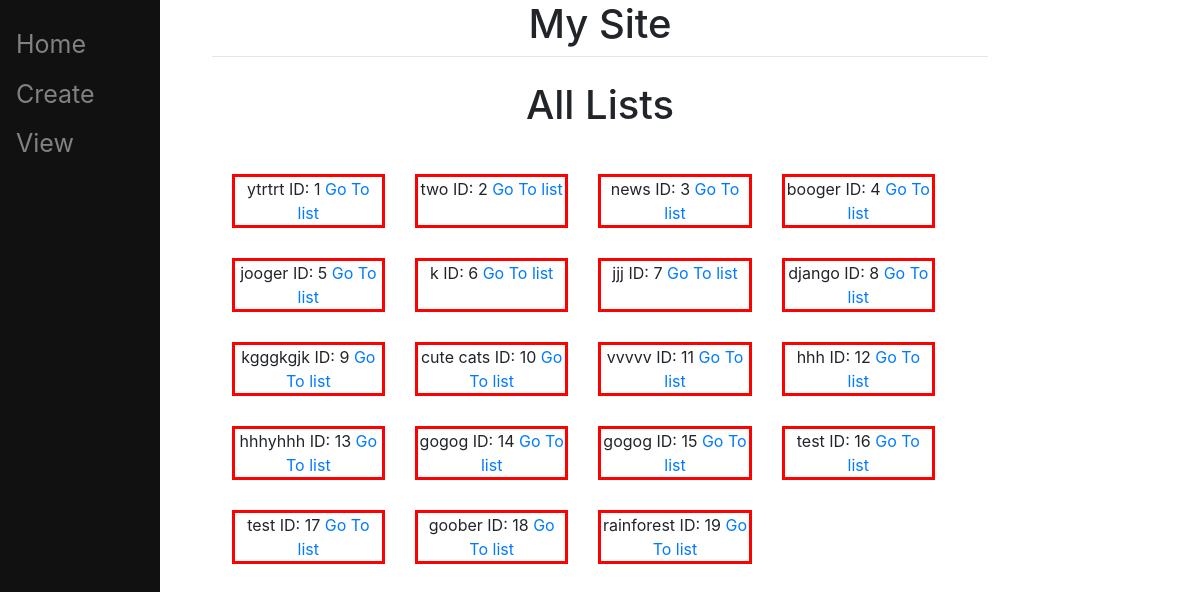
The app's page /, older data.
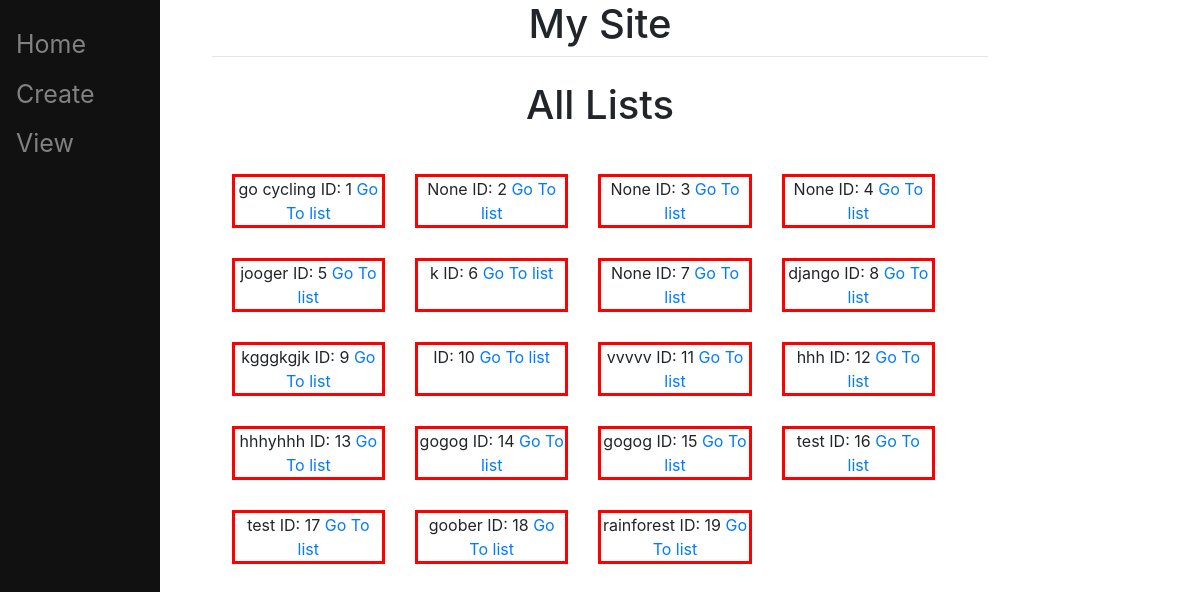
The same page, newer data.
### main/models.py (models this page shows, shortened)
class ToDoList(models.Model):
    name= models.CharField(max_length=200, null=True, blank=True)
    image= models.ImageField(null=True,blank=True, upload_to="images/")

### main/views.py (the view)
# urls.py: path("", views.home, name="home"),
def home(response):
     ls=ToDoList.objects.all()
     return render(response, "main/home.html",{"ls":ls})

### main/templates/main/home.html (shortened to what this page needs)
{% extends 'main/base.html'  %}
{%block content%}
<h1 class ="main"> All Lists </h1>
<div class = "container">
{% for item in ls %}
<div class="item">{{item.name}} ID: {{item.id}} <a href=http://127.0.0.1:8000/{{item.id}}> Go To list </a></div>
{% endfor %}
</div>
{% endblock%}

### main/templates/main/base.html (shortened to what this page needs)
<!doctype html>
<html>
<head>
   <link rel="stylesheet" href="https://stackpath.bootstrapcdn.com/bootstrap/4.5.0/css/bootstrap.min.css">
  </head>
 <body>
 <div class="sidenav">
  <a href="/home">Home</a>
  <a href="/create">Create</a>
  <a href="/view">View</a>
  </div>
  <div id ="content", name ="content", class="main">
  <div class = "row justify-content-center">
   <div class = "col-8">
    <h1 class= "text-center"> My Site</h1>
	<hr class="mt-0 mb-4">
	  {%block content%}
	  {% endblock %}
  </div>
  </div>
 </body>
 </html>

### main/templates/main/base.html (style rules this page uses)
.sidenav { height:100%; width:160px; position:fixed; z-index:1; top:0; left:0; background-color:#111; overflow-x:hidden; padding-top:20px; }
.sidenav a { padding:6px 8px 6px 16px; text-decoration:none; font-size:25px; color: #818181; display:block; }
.main { margin-left:160px; padding:0px 10px; }

### main/templates/main/home.html (style rules this page uses)
.item { width: 100% }
.container { display: flex; flex-wrap: wrap; padding:5px; }
.container>div { flex: 0 20%; border: red solid; box-sizing:border-box; margin:15px; }
.main { text-align: center; margin: 0px auto; display: block; padding-bottom: 25px; }

Row changes from the older to the newer data that the page shows:
changed ToDoList id 1: name "ytrtrt" → "go cycling"
changed ToDoList id 2: name "two" → "None"
changed ToDoList id 3: name "news" → "None"
changed ToDoList id 4: name "booger" → "None"
changed ToDoList id 7: name "jjj" → "None"
changed ToDoList id 10: name "cute cats" → (not shown)
